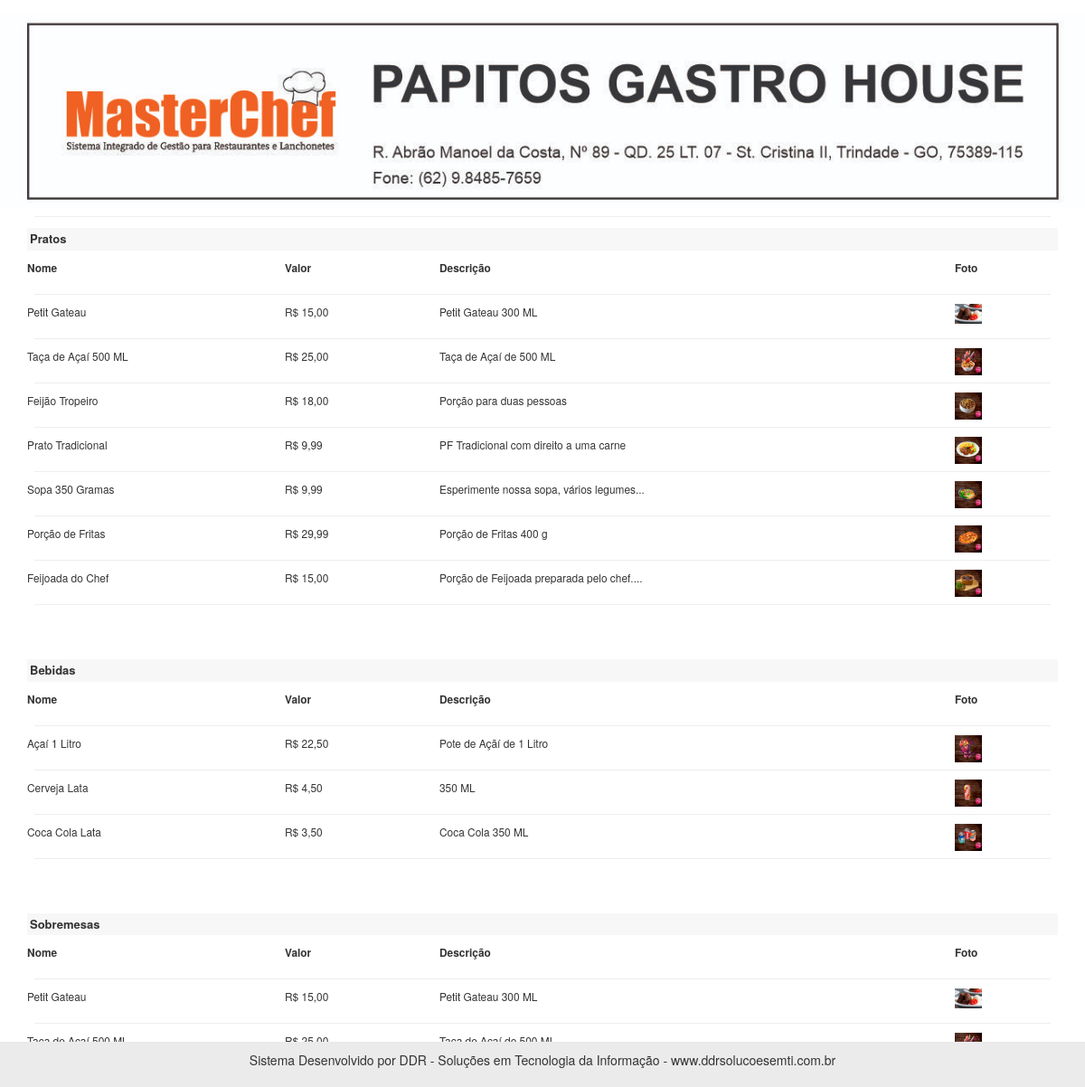
The page /sistema/rel/rel_cardapio.php on the database its author committed.
### tables this page shows
CREATE TABLE `pratos` (
  `id` int(11) NOT NULL,
  `nome` varchar(50) NOT NULL,
  `descricao` varchar(150) NOT NULL,
  `valor` decimal(8,2) NOT NULL,
  `categoria` int(11) NOT NULL,
  `imagem` varchar(100) DEFAULT NULL,
  `ativo` varchar(5) NOT NULL
);

CREATE TABLE `produtos` (
  `id` int(11) NOT NULL,
  `nome` varchar(35) NOT NULL,
  `descricao` varchar(80) NOT NULL,
  `valor_compra` decimal(8,2) NOT NULL,
  `valor_venda` decimal(8,2) NOT NULL,
  `categoria` int(11) NOT NULL,
  `fornecedor` int(11) NOT NULL,
  `estoque` int(11) NOT NULL,
  `imagem` varchar(100) DEFAULT NULL
);

### config.php (called while the page is built, shortened)
<?php
$url = 'http://localhost/restaurante/';
$rodape_relatorios = "Sistema Desenvolvido por DDR - Soluções em Tecnologia da Informação - www.ddrsolucoesemti.com.br";
?>

### sistema/rel/rel_cardapio.php (the view, shortened to what this page needs)
<?php
require_once("../../conexao.php");
?>
<!DOCTYPE html>
<html>
<head>
	<link rel="stylesheet" href="https://maxcdn.bootstrapcdn.com/bootstrap/3.3.7/css/bootstrap.min.css">
</head>
<body>
		<div class="img-cabecalho my-4">
			<img src="<?php echo $url ?>sistema/img/topo.jpg" width="100%">
		</div>
	<div class="container">
		<hr>
	<small>
		<div class="titulo-cardapio">Pratos</div>
		<section class="area-tab">
						<div class="linha-cab">
							<div class="coluna" style="width:25%"><b>Nome</b></div>
							<div class="coluna" style="width:15%"><b>Valor</b></div>
							<div class="coluna" style="width:50%"><b>Descrição</b></div>
							<div class="coluna" style="width:10%"><b>Foto</b></div>
						</div>
				</section>
				<hr class="hr-table">
		<?php
		$query = $pdo->query("SELECT * FROM pratos  order by id desc");
		$res = $query->fetchAll(PDO::FETCH_ASSOC);
		for ($i=0; $i < @count($res); $i++) {
			$nome = $res[$i]['nome'];
			$valor = $res[$i]['valor'];
			$descricao = $res[$i]['descricao'];
			$foto = $res[$i]['imagem'];
			$valor = number_format($valor, 2, ',', '.');
			?>
			<section class="area-tab">
				<div class="linha-cab">
				<div class="coluna" style="width:25%"><?php echo $nome ?> </div>
				<div class="coluna" style="width:15%">R$ <?php echo $valor ?> </div>
				<div class="coluna" style="width:50%"> <?php echo $descricao ?> </div>
				<div class="coluna" style="width:10%"><img src="<?php echo $url ?>sistema/img/pratos/<?php echo $foto ?>" width="30px"> </div>
			</div>
		</section>
		<hr class="hr-table">
		<?php } ?>
	<?php
	$query_cat = $pdo->query("SELECT * FROM categorias where nome = 'Bebidas'");
	$res_cat = $query_cat->fetchAll(PDO::FETCH_ASSOC);
	$Itens = @count($res_cat);
	if($Itens > 0){
		$id_bebidas = $res_cat[0]['id'];
	 ?>
	<br><br>
	<div class="titulo-cardapio">Bebidas</div>
		<section class="area-tab">
						<div class="linha-cab">
							<div class="coluna" style="width:25%"><b>Nome</b></div>
							<div class="coluna" style="width:15%"><b>Valor</b></div>
							<div class="coluna" style="width:50%"><b>Descrição</b></div>
							<div class="coluna" style="width:10%"><b>Foto</b></div>
						</div>
				</section>
				<hr class="hr-table">
		<?php
		$query = $pdo->query("SELECT * FROM produtos where categoria = '$id_bebidas' order by id desc");
		$res = $query->fetchAll(PDO::FETCH_ASSOC);
		for ($i=0; $i < @count($res); $i++) {
			$nome = $res[$i]['nome'];
			$valor_venda = $res[$i]['valor_venda'];
			$descricao = $res[$i]['descricao'];
			$foto = $res[$i]['imagem'];
			$valor_venda = number_format($valor_venda, 2, ',', '.');
			?>
			<section class="area-tab">
				<div class="linha-cab">
				<div class="coluna" style="width:25%"><?php echo $nome ?> </div>
				<div class="coluna" style="width:15%">R$ <?php echo $valor_venda ?> </div>
				<div class="coluna" style="width:50%"> <?php echo $descricao ?> </div>
				<div class="coluna" style="width:10%"><img src="<?php echo $url ?>sistema/img/produtos/<?php echo $foto ?>" width="30px"> </div>
			</div>
		</section>
		<hr class="hr-table">
		<?php } ?>
	<?php } ?>
<?php
	$query_cat = $pdo->query("SELECT * FROM categorias where nome = 'Sobremesas'");
	$res_cat = $query_cat->fetchAll(PDO::FETCH_ASSOC);
	$Itens = @count($res_cat);
	if($Itens > 0){
		$id_sobremesas = $res_cat[0]['id'];
	 ?>
	<br><br>
	<div class="titulo-cardapio">Sobremesas</div>
		<section class="area-tab">
						<div class="linha-cab">
							<div class="coluna" style="width:25%"><b>Nome</b></div>
							<div class="coluna" style="width:15%"><b>Valor</b></div>
							<div class="coluna" style="width:50%"><b>Descrição</b></div>
							<div class="coluna" style="width:10%"><b>Foto</b></div>
						</div>
				</section>
				<hr class="hr-table">
		<?php
		$query = $pdo->query("SELECT * FROM pratos where categoria = '$id_sobremesas' order by id desc");
		$res = $query->fetchAll(PDO::FETCH_ASSOC);
		for ($i=0; $i < @count($res); $i++) {
			$nome = $res[$i]['nome'];
			$valor_venda = $res[$i]['valor'];
			$descricao = $res[$i]['descricao'];
			$foto = $res[$i]['imagem'];
			$valor_venda = number_format($valor_venda, 2, ',', '.');
			?>
				<section class="area-tab">
				<div class="linha-cab">
				<div class="coluna" style="width:25%"><?php echo $nome ?> </div>
				<div class="coluna" style="width:15%">R$ <?php echo $valor_venda ?> </div>
				<div class="coluna" style="width:50%"> <?php echo $descricao ?> </div>
				<div class="coluna" style="width:10%"><img src="<?php echo $url ?>sistema/img/pratos/<?php echo $foto ?>" width="30px"> </div>
			</div>
		</section>
		<hr class="hr-table">
		<?php } ?>
	<?php } ?>
</small>
</div>
<div class="footer">
	<p style="font-size:14px" align="center"><?php echo $rodape_relatorios ?></p>
</div>
</body>
</html>

### rows shown on the page
pratos: nome "Petit Gateau", valor "15,00", descricao "Petit Gateau 300 ML", imagem (picture)
pratos: nome "Taça de Açaí 500 ML", valor "25,00", descricao "Taça de Açaí de 500 ML", imagem (picture)
pratos: nome "Feijão Tropeiro", valor "18,00", descricao "Porção para duas pessoas", imagem (picture)
pratos: nome "Prato Tradicional", valor "9,99", descricao "PF Tradicional com direito a uma carne", imagem (picture)
pratos: nome "Sopa 350 Gramas", valor "9,99", descricao "Esperimente nossa sopa, vários legumes...", imagem (picture)
pratos: nome "Porção de Fritas", valor "29,99", descricao "Porção de Fritas 400 g", imagem (picture)
pratos: nome "Feijoada do Chef", valor "15,00", descricao "Porção de Feijoada preparada pelo chef....", imagem (picture)
produtos: nome "Açaí 1 Litro", valor_venda "22,50", descricao "Pote de Açãí de 1 Litro", imagem (picture)
produtos: nome "Cerveja Lata", valor_venda "4,50", descricao "350 ML", imagem (picture)
produtos: nome "Coca Cola Lata", valor_venda "3,50", descricao "Coca Cola 350 ML", imagem (picture)

### other values the page prints
$rodape_relatorios "Sistema Desenvolvido por DDR - Soluções em Tecnologia da Informação - www.ddrsolucoesemti.com.br"
